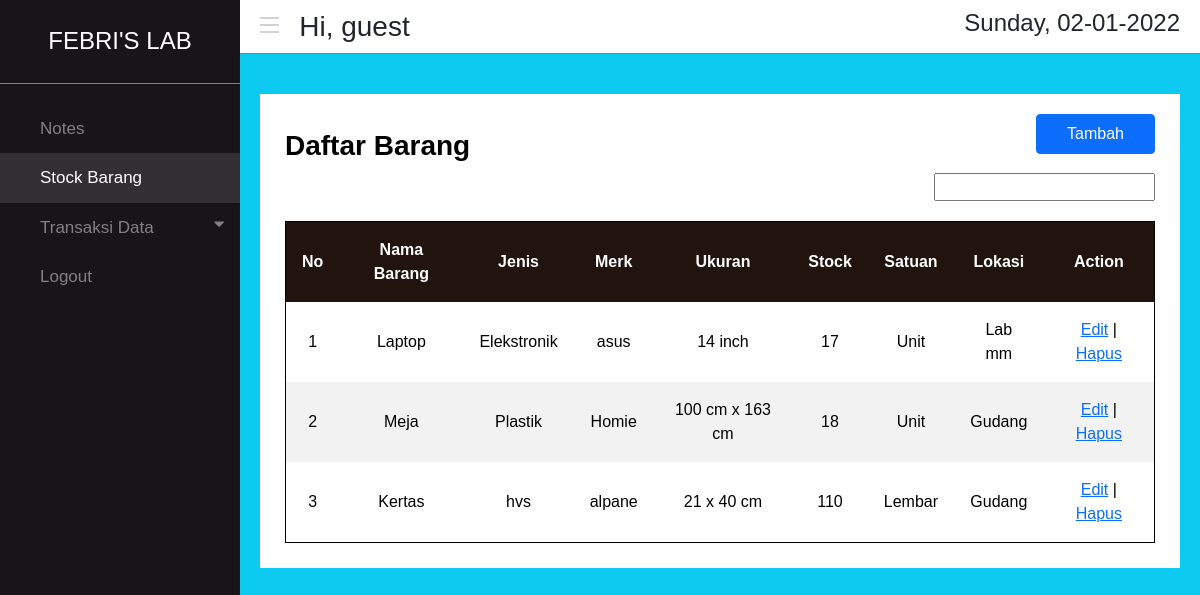
/stock-barang.php (signed in), run on the app's committed database.
### tables this page shows
CREATE TABLE `stock_barang` (
  `id` int(11) NOT NULL,
  `nama` varchar(200) NOT NULL,
  `jenis` varchar(200) NOT NULL,
  `merk` varchar(200) NOT NULL,
  `ukuran` varchar(225) NOT NULL,
  `stock` int(10) NOT NULL,
  `satuan` varchar(255) NOT NULL,
  `lokasi` varchar(225) NOT NULL
);

### stock-barang.php (the view, shortened to what this page needs)
<?php
    include 'koneksi.php';
?>
<!doctype html>
<html lang="en">
  <head>
    <link href="https://cdn.jsdelivr.net/npm/bootstrap@5.0.2/dist/css/bootstrap.min.css" rel="stylesheet">
    <link rel="stylesheet" href="assets/css/style.css">
    <link rel="stylesheet" href="https://cdnjs.cloudflare.com/ajax/libs/font-awesome/4.7.0/css/font-awesome.min.css">
  </head>
  <body>
        <nav>
            <div class="menu-btn">
                <hr>
                <hr>
                <hr>
            </div>
            <h3>Hi, <?php echo $_SESSION['username'] ?></h3>
            <h4><?php echo date('l, d-m-Y'); ?></h4>
        </nav>
        <div class="menu">
            <h4>FEBRI'S LAB</h4>
            <a href="halaman_admin.php">Notes</a>
            <a href="stock-barang.php" class="active">Stock Barang</a>
            <button class="dropdown-btn">Transaksi Data<i class="fa fa-caret-down"></i></button>
            <a href="logout.php">Logout</a>
        </div>
        <div class="content btn-info" style="height: 100vh">
            <div class="box-content">
                <h3>Daftar Barang</h3>
                <button id="btn-modal" type="button" class="btn btn-primary" data-bs-toggle="modal" data-bs-target="#exampleModal">
                Tambah
                </button>
                <input type="text" id="cari">
                <table>
                    <thead>
                        <tr>
                            <th>No</th>
                            <th>Nama Barang</th>
                            <th>Jenis</th>
                            <th>Merk</th>
                            <th>Ukuran</th>
                            <th>Stock</th>
                            <th>Satuan</th>
                            <th>Lokasi</th>
                            <th>Action</th>
                        </tr>
                    </thead>
                    <tbody>
                        <?php
                            $no = 1;
                            $sql = "SELECT * FROM stock_barang";
                            $query = mysqli_query($db, $sql);
                            while($stock = mysqli_fetch_array($query)){
                                echo "<tr>";
                                echo "<td>".$no++."</td>";
                                echo "<td>".$stock['nama']."</td>";
                                echo "<td>".$stock['jenis']."</td>";
                                echo "<td>".$stock['merk']."</td>";
                                echo "<td>".$stock['ukuran']."</td>";
                                echo "<td>".$stock['stock']."</td>";
                                echo "<td>".$stock['satuan']."</td>";
                                echo "<td>".$stock['lokasi']."</td>";
                                echo "<td>";
                                echo "<a class='edit' href='form-edit.php?id=".$stock['id']."'>Edit</a> | ";
                                echo "<a class='hapus' href='stock-barang.php?id=".$stock['id']."'>Hapus</a>";
                                echo "</td>";
                                echo "</tr>";
                            }
                        ?>
                    </tbody>
                </table>
            </div>
        </div>
  </body>
</html>

### assets/css/style.css (style rules this page uses)
* { font-family: 'arial'; }
nav { display: flex; float: right; width: 80%; height: auto; padding: 9px 0; border-bottom: 1px solid grey; }
nav h3 { margin: 0; display: flex; flex-direction: column; justify-content: center; }
nav h4 { position: absolute; right: 20px; display: flex; flex-direction: column; justify-content: center; margin: 0; }
nav .menu-btn { width: 2%; height: 35px; display: block; margin: 0 20px 0 20px; padding: 3px 0; cursor: pointer; }
nav .menu-btn hr { height: 2px; width: 100%; margin: 5px 0; background-color: rgb(80, 78, 78); }
.menu { float: left; width: 20%; height: 100vh; position: fixed; z-index: 1; top: 0; left: 0; background-color: #111; overflow-x: hidden; color: white; background-color: #19141a; }
.menu h4 { padding: 27px 0; text-align: center; margin: 0 0 20px 0; border-bottom: 1px solid grey; }
.menu a, .dropdown-btn { padding: 12px 8px 12px 40px; text-decoration: none; font-size: 17px; color: #818181; display: block; border: none; background: none; width: 100%; text-align: left; cursor: pointer; outline: none; }
.menu a.active { color: white; background-color: rgba(128, 128, 128, 0.24); }
.fa-caret-down { float: right; padding-right: 8px; }
.content { height: 100vh; float: right; width: 80%; padding: 40px 20px; }
.content .box-content { position: relative; width: 100%; height: auto !important; padding: 25px 25px; background-color: white; }
.content .box-content h3 { font-weight: bold; margin: 10px 0 0 0; }
.content .box-content table { border: 1px solid black; border-collapse: collapse; border-spacing: 0; width: 100%; }
.content .box-content table th { color: white; background-color: #21130d; }
.content .box-content table th,td { text-align: center; padding: 16px; }
.content .box-content table tr:nth-child(even) { background-color: #f2f2f2; }
.content .box-content button#btn-modal { position: absolute; top: 20px; right: 25px; }
.content .box-content input#cari { float: right; padding: 0 5px; margin: 10px 0 20px 0; }
.content .box-content #btn-modal { position: absolute; right: 0; padding: 7px 30px; }

### data on the page
stock_barang: nama "Laptop", jenis "Elekstronik", merk "asus", ukuran "14 inch", stock "17", satuan "Unit", lokasi "Lab mm"
stock_barang: nama "Meja", jenis "Plastik", merk "Homie", ukuran "100 cm x 163 cm", stock "18", satuan "Unit", lokasi "Gudang"
stock_barang: nama "Kertas", jenis "hvs", merk "alpane", ukuran "21 x 40 cm", stock "110", satuan "Lembar", lokasi "Gudang"

### other printed values
$_SESSION['username'] "guest"
